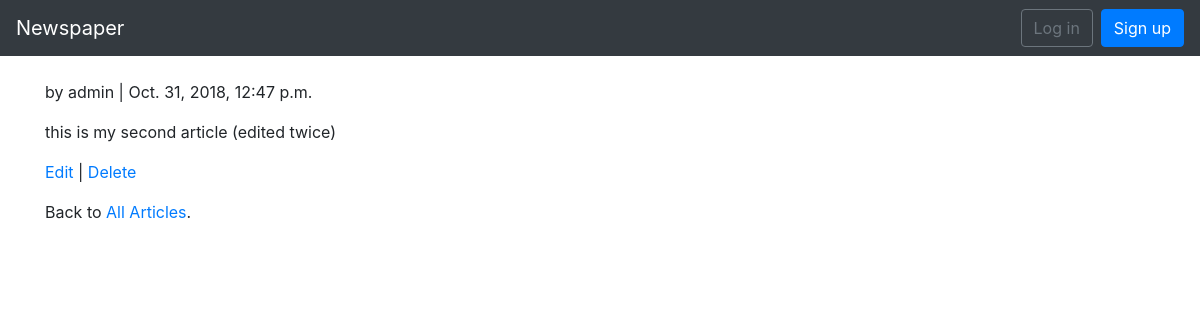
Page /articles/2/ on the committed database.
### articles/models.py (models this page shows, shortened)
class Article(models.Model):
    title = models.CharField(max_length=255)
    body = models.TextField()
    date = models.DateTimeField(auto_now_add=True)
    author = models.ForeignKey(
        settings.AUTH_USER_MODEL,
        on_delete=models.CASCADE
    )

### users/models.py (models this page shows)
class CustomUser(AbstractUser):
    age = models.PositiveIntegerField(default=0)

### articles/views.py (the view)
class ArticleDetailView(DetailView):
    model = models.Article
    template_name = 'article_detail.html'

### templates/article_detail.html (shortened to what this page needs)
{% extends 'base.html' %}
{% block content %}
    <div class="article-entry">
        <p>by {{object.author}} | {{object.date}}</p>
        <p>{{object.body}}</p>
    </div>
    <p>
        <a href="{% url 'article_edit' article.pk %}">Edit</a> |
        <a href="{% url 'article_delete' article.pk %}">Delete</a>
    </p>
    <p>Back to <a href="{% url 'article_list' %}">All Articles</a>.</p>
{% endblock content %}

### rows in the picture
Article: author "admin", date "Oct. 31, 2018, 12:47 p.m.", body "this is my second article (edited twice)"
